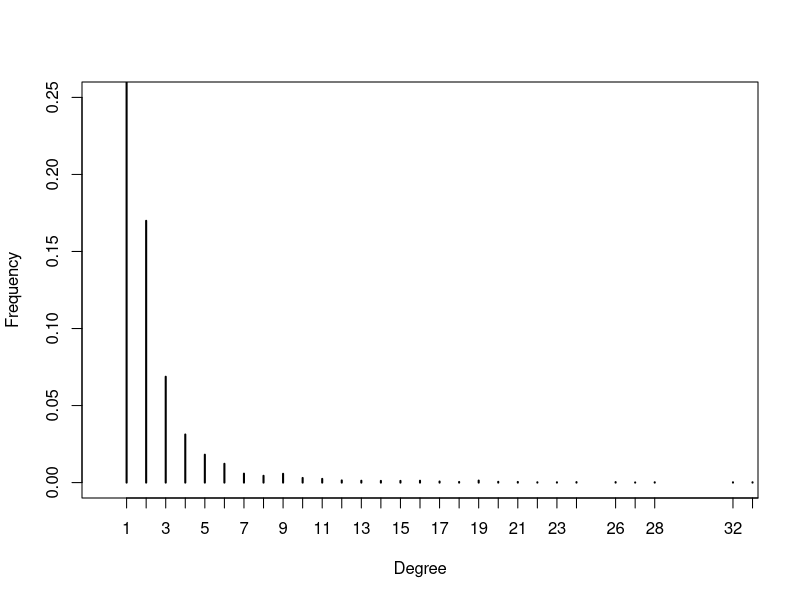

Source code (R):
library(igraph)
g <- sample_pa(10000)
t = table(degree(g))
plot(t / sum(t), xlim=c(0,32), ylim=c(0,0.25), xlab="Degree", ylab="Frequency")
#plot(t , xlab="Degree", ylab="Frequency")    